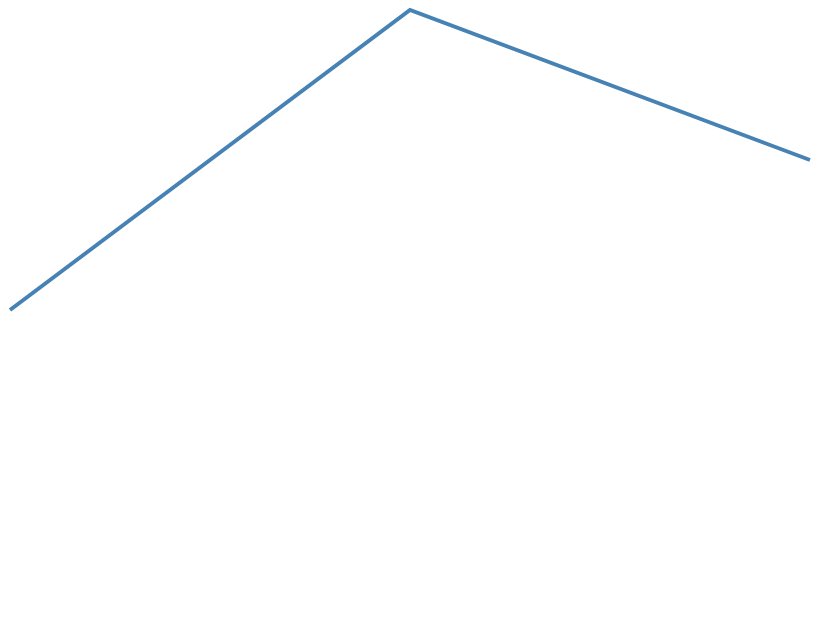

Vega-Lite specification stored for this chart:
### Vega specification from a JSON file in a GitHub repository (floating-point values rounded to 4 significant figures)
{"$schema": "https://vega.github.io/schema/vega/v6.json", "width": 400, "height": 300, "padding": 5, "background": "white", "autosize": "none", "data": [{"name": "table", "values": [{"x": 0, "y": 10}, {"x": 1, "y": 20}, {"x": 2, "y": 15}]}], "scales": [{"name": "x", "type": "linear", "domain": {"data": "table", "field": "x"}, "range": "width", "nice": true}, {"name": "y", "type": "linear", "domain": {"data": "table", "field": "y"}, "range": [{"signal": "height"}, 0], "nice": true}], "marks": [{"type": "line", "from": {"data": "table"}, "encode": {"update": {"x": {"scale": "x", "field": "x"}, "y": {"scale": "y", "field": "y"}, "stroke": {"value": "steelblue"}, "strokeWidth": {"value": 2}}}}]}
